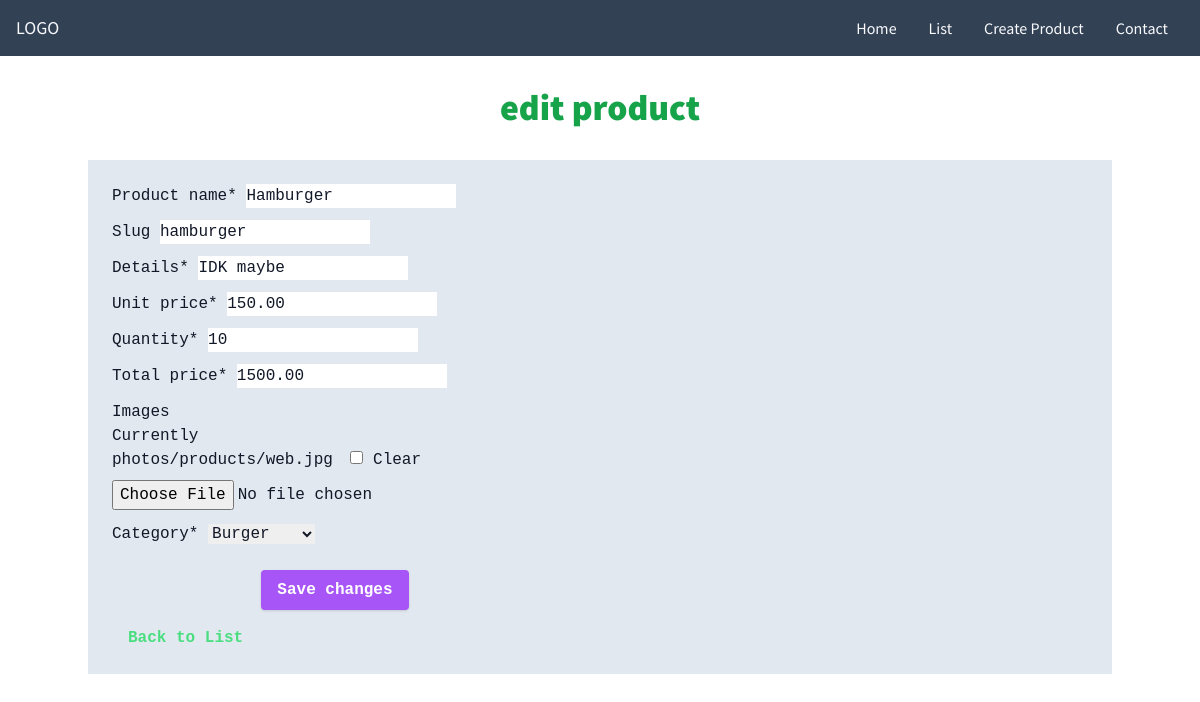
Page /shopapp/editprod/4/ on the committed database.
### myApp/models.py (models this page shows, shortened)
class Product(models.Model):
    product_name = models.CharField(max_length=50)
    slug = models.SlugField(null=True, blank=True)
    details = models.CharField(max_length=50, null=True)
    unit_price = models.DecimalField(max_digits=8, decimal_places=2, default=0)
    quantity = models.IntegerField(default=0)
    total_price = models.DecimalField(max_digits=8, decimal_places=2, default=0)
    purchase_date = models.DateTimeField(auto_now_add=True)
    images = models.FileField(upload_to='photos/products', default='photos/products/placeholder.png', blank=True)
    category = models.ForeignKey(Category, on_delete=models.CASCADE)
    created_date = models.DateField(auto_now_add=True)
    modified_date = models.DateField(auto_now=True)

### myApp/views.py (the view)
# urls.py: path('editprod/<int:id>/', views.editProduct, name='editProduct'),
def editProduct(request, id):
    products = Product.objects.all().order_by('id')
    if request.method == 'POST':
        product = Product.objects.get(pk = id)
        form = ProductForm(request.POST or None, request.FILES, instance=product)
        if form.is_valid():
            print('OK')
            form.save()
            return redirect('list')
    else:
        product = Product.objects.get(pk=id)
        form = ProductForm(request.POST or None, instance=product)
    context = {'title' : 'edit product', 'form' : form, 'products' : products}
    return render(request, 'ShopAPP/createProduct.html', context)

### myApp/forms.py
class ProductForm(forms.ModelForm):
    class Meta:
        model = Product
        fields = '__all__'
        exclude = ('total_price', 'slug', 'product_name' ),

### myApp/models.py (called while the page is built)
    def __str__ (self):
          return self.category_name

### myApp/templates/ShopApp/createProduct.html (shortened to what this page needs)
{% extends 'base.html' %} {% block content %}
<div class="w-full">
  <h1 class="text-center font-extrabold text-4xl text-green-600 mt-8">
    {% block title %} {{ title }} {% endblock %}
  </h1>
  <section class="container mx-auto p-6 font-mono mt-8 bg-slate-200">
        {% load tailwind_filters %}
         <form class="w-full max-w-md"  method="POST" enctype="multipart/form-data">
          <div class=" mb-6">
            {% load crispy_forms_tags %}
            {{ form|crispy }}
          </div>
          <div class="md:flex md:items-center">
            <div class="md:w-2/3">
              <button
                class="shadow bg-purple-500 hover:bg-purple-400 focus:shadow-outline focus:outline-none text-white font-bold py-2 px-4 rounded"
                type="submit"
              >
                Save changes
              </button>
            </div>
          </div>
          <div class="md:flex md:items-center mt-4">
            <div class="md:w-2/3">
              <a
                class="font-bold py-2 px-4 text-green-400"
                href="{% url 'list' %}"
              >
                Back to List
              </a>
            </div>
          </div>
        </form>
  </section>
</div>
{% endblock content %}

### rows in the picture
Product: product_name "Hamburger", slug "hamburger", details "IDK maybe", unit_price "150.00", quantity "10", total_price "1500.00", category "Burger"

### other values in the picture
{{ title }} "edit product"
